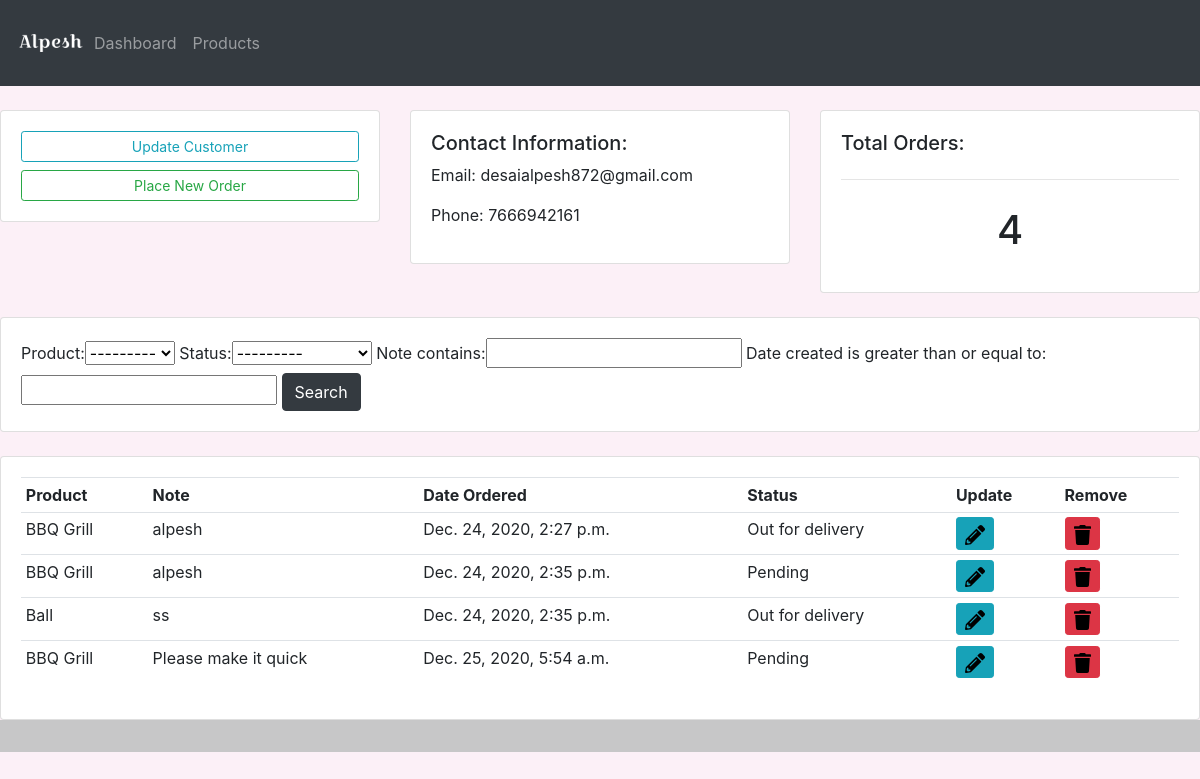
/dashboard/customers/1/, run on the app's committed database.
### home/models.py (models this page shows, shortened)
class customer(models.Model):
    name = models.CharField(max_length=50, null=True)
    phone = models.IntegerField(null=True)
    email = models.EmailField(max_length=50, null=True)
    date_created = models.DateTimeField(auto_now=True)

class order(models.Model):
    STATUS = (
        ('Pending', 'Pending'),
        ('Out for delivery', 'Out for delivery'),
        ('Delivered', 'Delivered')
    )
    customer = models.ForeignKey(
        customer, null=True, on_delete=models.SET_NULL)
    product = models.ForeignKey(product, null=True, on_delete=models.SET_NULL)
    date_created = models.DateTimeField(auto_now=True)
    status = models.CharField(max_length=100, null=True, choices=STATUS)
    note = models.CharField(max_length=100, null=True)

class product(models.Model):
    CATEGORY = (
        ('Indoor', 'Indoor'),
        ('Outdoor', 'Outdoor'),
    )
    name = models.CharField(max_length=50, null=True)
    price = models.FloatField(null=True)
    category = models.CharField(max_length=100, null=True, choices=CATEGORY)
    description = models.CharField(max_length=200, null=True, blank=True)
    date_created = models.DateTimeField(auto_now=True)
    tags = models.ManyToManyField(tag)
    def __str__(self):
        return self.name

### home/views.py (the view)
# urls.py: path('customers/', include('home.urls')),
def customers(request, cid):
    customers = customer.objects.get(id=cid)
    orders = customers.order_set.all()
    order_count = orders.count()
    myFilter = OrderFilter(request.GET, queryset=orders)
    orders = myFilter.qs
    context = {'customers': customers,
               'orders': orders, 'order_count': order_count, 'myFilter': myFilter}
    return render(request, 'customer.html', context)

### templates/customer.html (shortened to what this page needs)
{%extends 'base.html'%}
{%load static%}
{%block content%}
<br />
<div class="row">
  <div class="col-md">
    <div class="card card-body">
      <a class="btn btn-outline-info btn-sm btn-block" href="{% url 'UpdateCustomer' customers.id%}"
        >Update Customer</a
      >
      <a class="btn btn-outline-success btn-sm btn-block" href="{% url 'placeOrder' customers.id%}"
        >Place New Order</a
      >
    </div>
  </div>
 <div class="col-md">
  <div class="card card-body">
  <h5>Contact Information:</h5>
  <p>Email: {{customers.email}}</p>
  <p>Phone: {{customers.phone}}</p>
  </div>
  </div>
  <div class="col-md">
  <div class="card card-body">
  <h5>Total Orders:</h5>
  <hr>
  <h1 style="text-align:center;padding:10px">{{order_count}}</h1>
  </div>
  </div>
  </div>
  <br>
<div class="row">
  <div class="col-md">
    <div class="card card-body">
      <form method="get">
      {{myFilter.form}}
      <button class="btn btn-dark" type="submit">Search</button>
      </form>
    </div>
  </div>
  </div>
  <br>
  <div class="row">
  <div class="col-md">
    <div class="card card-body">
    <table class="table table-sm">
    <tr>
    <th>Product</th>
    <th>Note</th>
    <th>Date Ordered</th>
    <th>Status</th>
    <th>Update</th>
    <th>Remove</th>
    </tr>
    {% for order in orders%}
    <tr>
    <td>{{order.product}}</td>
    <td>{{order.note}}</td>
    <td>{{order.date_created}}</td>
    <td>{{order.status}}</td>
    <td><a href="{% url 'update_order' order.id%}" class="btn btn-sm btn-info"><img style="height: 20px " src="{% static '/images/edit1.svg' %}"></a></td>
    <td><a href="{% url 'delete_order' order.id%}" class="btn btn-sm btn-danger"><img style="height: 20px " src="{% static '/images/trash.svg' %}"></td>
    </tr>
    {% endfor%}
    </table>
    </div>
    </div>
    </div>
  {% endblock %}

### static/css/base.css (style rules this page uses)
#bg { background-color: #fcf0f7; }

### data on the page
customer: email "desaialpesh872@gmail.com", phone "7666942161"
order: product "BBQ Grill", note "alpesh", date_created "Dec. 24, 2020, 2:27 p.m.", status "Out for delivery"
order: product "BBQ Grill", note "alpesh", date_created "Dec. 24, 2020, 2:35 p.m.", status "Pending"
order: product "Ball", note "ss", date_created "Dec. 24, 2020, 2:35 p.m.", status "Out for delivery"
order: product "BBQ Grill", note "Please make it quick", date_created "Dec. 25, 2020, 5:54 a.m.", status "Pending"

### other printed values
{{ order_count }} "4"
